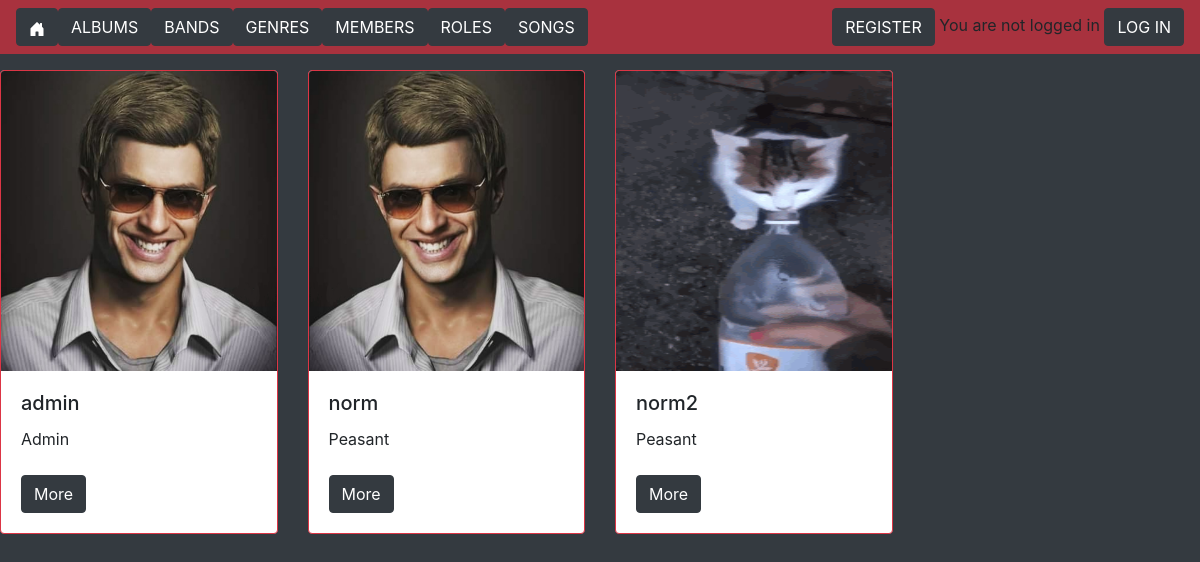
/profile_list/, run on the app's committed database.
### zotify/models.py (models this page shows, shortened)
class Profile(models.Model):
    user = models.OneToOneField(User, on_delete=models.CASCADE)
    create_time = models.DateTimeField(auto_now_add=True, null=True)
    bio = models.CharField(max_length=500, null=True)
    image = models.FileField(blank=True, null=True, default='image0.gif')

### zotify/views.py (the view)
# urls.py: path('profile_list/', views.profile_list, name='profile_list'),
def profile_list(request):
    profile = Profile.objects.all()
    return render(request, 'zotify/profile_list.html', {'profiles': profile})

### zotify/templates/zotify/profile_list.html (shortened to what this page needs)
{% extends "zotify/main.html" %}
{% block content %}
<div class="row">
    {% for i in profiles %}
    <div class="col-lg-3 col-md-6 py-3">
        <div class="card border-danger mb-3" style="max-width: 300px;">
            <img class="card-img-top" src="{{i.image.url}}" style="height: 300px;">
            <div class="card-body">
                <h5 class="card-title">{{i.user}}</h5>
                {% if i.user.is_superuser %}
                Admin
                {% else%}
                Peasant
                {% endif %}
                <br/><br/>
                <a href="/profile_page/{{i.user.id}}/" class="btn btn-dark">More</a>
            </div>
        </div>
    </div>
    {% endfor %}
</div>
{% endblock content %}

### zotify/static/zotify/main.css (style rules this page uses)
.bg-color { background: rgb(52, 58, 64) !important; }

### data on the page
Profile: image (picture), user "admin", shows "Admin"
Profile: image (picture), user "norm", shows "Peasant"
Profile: image (picture), user "norm2", shows "Peasant"
